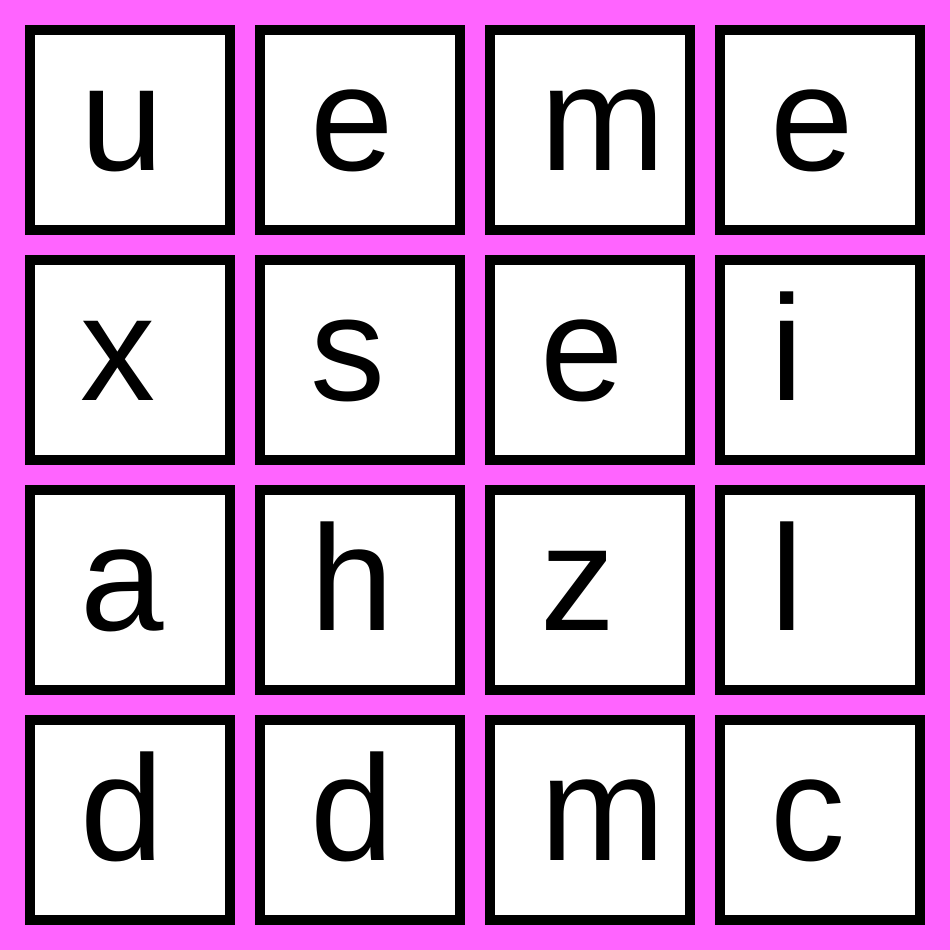
Frame 1 (no input)
Frame 60 (no input): identical to frame 1, image omitted
Frame 120 (the mouse pressed at the canvas centre since frame 60): identical to frame 1, image omitted

The p5.js sketch that drew this single still picture (run headless with seeded random() and noise() and a simulated clock; from frame 60 on, the mouse is pressed at the canvas centre):

// p5.js sketch
// ── sketch.js
var spacing = 30;
var squaresize = 200;
var letterdice = "aaaaaaabbcddddddeeeeeeeeeeeeeeeeeeefggghhiiiiiijkklllmmnnnnnnnnnnooooooppqrrrrrrsssstttttttuuvvvwwxyz";
function setup() {
  createCanvas(5*spacing+4*squaresize, 5*spacing+4*squaresize);
  background(255, 100, 255);
  
  a = letterdice[Math.floor(Math.random() * letterdice.length)];
  b = letterdice[Math.floor(Math.random() * letterdice.length)];
  c = letterdice[Math.floor(Math.random() * letterdice.length)];
  d = letterdice[Math.floor(Math.random() * letterdice.length)];
  e = letterdice[Math.floor(Math.random() * letterdice.length)];
  f = letterdice[Math.floor(Math.random() * letterdice.length)];
  g = letterdice[Math.floor(Math.random() * letterdice.length)];
  h = letterdice[Math.floor(Math.random() * letterdice.length)];
  i = letterdice[Math.floor(Math.random() * letterdice.length)];
  j = letterdice[Math.floor(Math.random() * letterdice.length)];
  k = letterdice[Math.floor(Math.random() * letterdice.length)];
  l = letterdice[Math.floor(Math.random() * letterdice.length)];
  m = letterdice[Math.floor(Math.random() * letterdice.length)];
  n = letterdice[Math.floor(Math.random() * letterdice.length)];
  o = letterdice[Math.floor(Math.random() * letterdice.length)];
  p = letterdice[Math.floor(Math.random() * letterdice.length)];
  
  strokeWeight(10);
	rect(1*spacing+0*squaresize, 1*spacing+0*squaresize, squaresize, squaresize);
	rect(1*spacing+0*squaresize, 2*spacing+1*squaresize, squaresize, squaresize);
	rect(1*spacing+0*squaresize, 3*spacing+2*squaresize, squaresize, squaresize);
	rect(1*spacing+0*squaresize, 4*spacing+3*squaresize, squaresize, squaresize);
	rect(2*spacing+1*squaresize, 1*spacing+0*squaresize, squaresize, squaresize);
	rect(2*spacing+1*squaresize, 2*spacing+1*squaresize, squaresize, squaresize);
	rect(2*spacing+1*squaresize, 3*spacing+2*squaresize, squaresize, squaresize);
	rect(2*spacing+1*squaresize, 4*spacing+3*squaresize, squaresize, squaresize);
	rect(3*spacing+2*squaresize, 1*spacing+0*squaresize, squaresize, squaresize);
	rect(3*spacing+2*squaresize, 2*spacing+1*squaresize, squaresize, squaresize);
	rect(3*spacing+2*squaresize, 3*spacing+2*squaresize, squaresize, squaresize);
	rect(3*spacing+2*squaresize, 4*spacing+3*squaresize, squaresize, squaresize);
	rect(4*spacing+3*squaresize, 1*spacing+0*squaresize, squaresize, squaresize);
	rect(4*spacing+3*squaresize, 2*spacing+1*squaresize, squaresize, squaresize);
	rect(4*spacing+3*squaresize, 3*spacing+2*squaresize, squaresize, squaresize);
	rect(4*spacing+3*squaresize, 4*spacing+3*squaresize, squaresize, squaresize);
	
	textSize(150);
	text(a, 1*spacing+0.25*squaresize, 1*spacing+0.7*squaresize);
	text(b, 1*spacing+0.25*squaresize, 2*spacing+1.7*squaresize);
	text(c, 1*spacing+0.25*squaresize, 3*spacing+2.7*squaresize);
	text(d, 1*spacing+0.25*squaresize, 4*spacing+3.7*squaresize);
	text(e, 2*spacing+1.25*squaresize, 1*spacing+0.7*squaresize);
	text(f, 2*spacing+1.25*squaresize, 2*spacing+1.7*squaresize);
	text(g, 2*spacing+1.25*squaresize, 3*spacing+2.7*squaresize);
	text(h, 2*spacing+1.25*squaresize, 4*spacing+3.7*squaresize);
	text(i, 3*spacing+2.25*squaresize, 1*spacing+0.7*squaresize);
	text(j, 3*spacing+2.25*squaresize, 2*spacing+1.7*squaresize);
	text(k, 3*spacing+2.25*squaresize, 3*spacing+2.7*squaresize);
	text(l, 3*spacing+2.25*squaresize, 4*spacing+3.7*squaresize);
	text(m, 4*spacing+3.25*squaresize, 1*spacing+0.7*squaresize);
	text(n, 4*spacing+3.25*squaresize, 2*spacing+1.7*squaresize);
	text(o, 4*spacing+3.25*squaresize, 3*spacing+2.7*squaresize);
	text(p, 4*spacing+3.25*squaresize, 4*spacing+3.7*squaresize);
}

function draw() {

}
